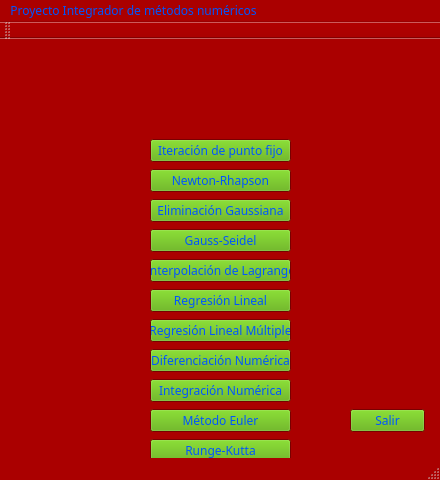
<?xml version="1.0" encoding="UTF-8"?>
<ui version="4.0">
 <class>NumMethods</class>
 <widget class="QMainWindow" name="NumMethods">
  <property name="windowModality">
   <enum>Qt::WindowModal</enum>
  </property>
  <property name="geometry">
   <rect>
    <x>0</x>
    <y>0</y>
    <width>440</width>
    <height>480</height>
   </rect>
  </property>
  <property name="palette">
   <palette>
    <active>
     <colorrole role="WindowText">
      <brush brushstyle="SolidPattern">
       <color alpha="255">
        <red>170</red>
        <green>255</green>
        <blue>0</blue>
       </color>
      </brush>
     </colorrole>
     <colorrole role="Button">
      <brush brushstyle="SolidPattern">
       <color alpha="255">
        <red>85</red>
        <green>170</green>
        <blue>0</blue>
       </color>
      </brush>
     </colorrole>
     <colorrole role="Light">
      <brush brushstyle="SolidPattern">
       <color alpha="255">
        <red>0</red>
        <green>0</green>
        <blue>127</blue>
       </color>
      </brush>
     </colorrole>
     <colorrole role="Midlight">
      <brush brushstyle="SolidPattern">
       <color alpha="255">
        <red>170</red>
        <green>0</green>
        <blue>0</blue>
       </color>
      </brush>
     </colorrole>
     <colorrole role="Dark">
      <brush brushstyle="SolidPattern">
       <color alpha="255">
        <red>170</red>
        <green>0</green>
        <blue>0</blue>
       </color>
      </brush>
     </colorrole>
     <colorrole role="Mid">
      <brush brushstyle="SolidPattern">
       <color alpha="255">
        <red>0</red>
        <green>0</green>
        <blue>0</blue>
       </color>
      </brush>
     </colorrole>
     <colorrole role="Text">
      <brush brushstyle="SolidPattern">
       <color alpha="255">
        <red>0</red>
        <green>0</green>
        <blue>0</blue>
       </color>
      </brush>
     </colorrole>
     <colorrole role="BrightText">
      <brush brushstyle="SolidPattern">
       <color alpha="255">
        <red>255</red>
        <green>255</green>
        <blue>127</blue>
       </color>
      </brush>
     </colorrole>
     <colorrole role="ButtonText">
      <brush brushstyle="SolidPattern">
       <color alpha="255">
        <red>0</red>
        <green>85</green>
        <blue>255</blue>
       </color>
      </brush>
     </colorrole>
     <colorrole role="Base">
      <brush brushstyle="SolidPattern">
       <color alpha="255">
        <red>170</red>
        <green>0</green>
        <blue>0</blue>
       </color>
      </brush>
     </colorrole>
     <colorrole role="Window">
      <brush brushstyle="SolidPattern">
       <color alpha="255">
        <red>170</red>
        <green>0</green>
        <blue>0</blue>
       </color>
      </brush>
     </colorrole>
     <colorrole role="Shadow">
      <brush brushstyle="SolidPattern">
       <color alpha="255">
        <red>0</red>
        <green>0</green>
        <blue>0</blue>
       </color>
      </brush>
     </colorrole>
     <colorrole role="HighlightedText">
      <brush brushstyle="SolidPattern">
       <color alpha="255">
        <red>0</red>
        <green>0</green>
        <blue>0</blue>
       </color>
      </brush>
     </colorrole>
     <colorrole role="AlternateBase">
      <brush brushstyle="SolidPattern">
       <color alpha="255">
        <red>0</red>
        <green>0</green>
        <blue>0</blue>
       </color>
      </brush>
     </colorrole>
     <colorrole role="ToolTipBase">
      <brush brushstyle="SolidPattern">
       <color alpha="255">
        <red>0</red>
        <green>0</green>
        <blue>0</blue>
       </color>
      </brush>
     </colorrole>
    </active>
    <inactive>
     <colorrole role="WindowText">
      <brush brushstyle="SolidPattern">
       <color alpha="255">
        <red>170</red>
        <green>255</green>
        <blue>0</blue>
       </color>
      </brush>
     </colorrole>
     <colorrole role="Button">
      <brush brushstyle="SolidPattern">
       <color alpha="255">
        <red>85</red>
        <green>170</green>
        <blue>0</blue>
       </color>
      </brush>
     </colorrole>
     <colorrole role="Light">
      <brush brushstyle="SolidPattern">
       <color alpha="255">
        <red>0</red>
        <green>0</green>
        <blue>127</blue>
       </color>
      </brush>
     </colorrole>
     <colorrole role="Midlight">
      <brush brushstyle="SolidPattern">
       <color alpha="255">
        <red>170</red>
        <green>0</green>
        <blue>0</blue>
       </color>
      </brush>
     </colorrole>
     <colorrole role="Dark">
      <brush brushstyle="SolidPattern">
       <color alpha="255">
        <red>170</red>
        <green>0</green>
        <blue>0</blue>
       </color>
      </brush>
     </colorrole>
     <colorrole role="Mid">
      <brush brushstyle="SolidPattern">
       <color alpha="255">
        <red>0</red>
        <green>0</green>
        <blue>0</blue>
       </color>
      </brush>
     </colorrole>
     <colorrole role="Text">
      <brush brushstyle="SolidPattern">
       <color alpha="255">
        <red>0</red>
        <green>0</green>
        <blue>0</blue>
       </color>
      </brush>
     </colorrole>
     <colorrole role="BrightText">
      <brush brushstyle="SolidPattern">
       <color alpha="255">
        <red>255</red>
        <green>255</green>
        <blue>127</blue>
       </color>
      </brush>
     </colorrole>
     <colorrole role="ButtonText">
      <brush brushstyle="SolidPattern">
       <color alpha="255">
        <red>0</red>
        <green>85</green>
        <blue>255</blue>
       </color>
      </brush>
     </colorrole>
     <colorrole role="Base">
      <brush brushstyle="SolidPattern">
       <color alpha="255">
        <red>170</red>
        <green>0</green>
        <blue>0</blue>
       </color>
      </brush>
     </colorrole>
     <colorrole role="Window">
      <brush brushstyle="SolidPattern">
       <color alpha="255">
        <red>170</red>
        <green>0</green>
        <blue>0</blue>
       </color>
      </brush>
     </colorrole>
     <colorrole role="Shadow">
      <brush brushstyle="SolidPattern">
       <color alpha="255">
        <red>0</red>
        <green>0</green>
        <blue>0</blue>
       </color>
      </brush>
     </colorrole>
     <colorrole role="HighlightedText">
      <brush brushstyle="SolidPattern">
       <color alpha="255">
        <red>0</red>
        <green>0</green>
        <blue>0</blue>
       </color>
      </brush>
     </colorrole>
     <colorrole role="AlternateBase">
      <brush brushstyle="SolidPattern">
       <color alpha="255">
        <red>0</red>
        <green>0</green>
        <blue>0</blue>
       </color>
      </brush>
     </colorrole>
     <colorrole role="ToolTipBase">
      <brush brushstyle="SolidPattern">
       <color alpha="255">
        <red>0</red>
        <green>0</green>
        <blue>0</blue>
       </color>
      </brush>
     </colorrole>
    </inactive>
    <disabled>
     <colorrole role="WindowText">
      <brush brushstyle="SolidPattern">
       <color alpha="255">
        <red>170</red>
        <green>0</green>
        <blue>0</blue>
       </color>
      </brush>
     </colorrole>
     <colorrole role="Button">
      <brush brushstyle="SolidPattern">
       <color alpha="255">
        <red>85</red>
        <green>170</green>
        <blue>0</blue>
       </color>
      </brush>
     </colorrole>
     <colorrole role="Light">
      <brush brushstyle="SolidPattern">
       <color alpha="255">
        <red>0</red>
        <green>0</green>
        <blue>127</blue>
       </color>
      </brush>
     </colorrole>
     <colorrole role="Midlight">
      <brush brushstyle="SolidPattern">
       <color alpha="255">
        <red>170</red>
        <green>0</green>
        <blue>0</blue>
       </color>
      </brush>
     </colorrole>
     <colorrole role="Dark">
      <brush brushstyle="SolidPattern">
       <color alpha="255">
        <red>170</red>
        <green>0</green>
        <blue>0</blue>
       </color>
      </brush>
     </colorrole>
     <colorrole role="Mid">
      <brush brushstyle="SolidPattern">
       <color alpha="255">
        <red>0</red>
        <green>0</green>
        <blue>0</blue>
       </color>
      </brush>
     </colorrole>
     <colorrole role="Text">
      <brush brushstyle="SolidPattern">
       <color alpha="255">
        <red>170</red>
        <green>0</green>
        <blue>0</blue>
       </color>
      </brush>
     </colorrole>
     <colorrole role="BrightText">
      <brush brushstyle="SolidPattern">
       <color alpha="255">
        <red>255</red>
        <green>255</green>
        <blue>127</blue>
       </color>
      </brush>
     </colorrole>
     <colorrole role="ButtonText">
      <brush brushstyle="SolidPattern">
       <color alpha="255">
        <red>170</red>
        <green>0</green>
        <blue>0</blue>
       </color>
      </brush>
     </colorrole>
     <colorrole role="Base">
      <brush brushstyle="SolidPattern">
       <color alpha="255">
        <red>170</red>
        <green>0</green>
        <blue>0</blue>
       </color>
      </brush>
     </colorrole>
     <colorrole role="Window">
      <brush brushstyle="SolidPattern">
       <color alpha="255">
        <red>170</red>
        <green>0</green>
        <blue>0</blue>
       </color>
      </brush>
     </colorrole>
     <colorrole role="Shadow">
      <brush brushstyle="SolidPattern">
       <color alpha="255">
        <red>0</red>
        <green>0</green>
        <blue>0</blue>
       </color>
      </brush>
     </colorrole>
     <colorrole role="HighlightedText">
      <brush brushstyle="SolidPattern">
       <color alpha="255">
        <red>0</red>
        <green>0</green>
        <blue>0</blue>
       </color>
      </brush>
     </colorrole>
     <colorrole role="AlternateBase">
      <brush brushstyle="SolidPattern">
       <color alpha="255">
        <red>0</red>
        <green>0</green>
        <blue>0</blue>
       </color>
      </brush>
     </colorrole>
     <colorrole role="ToolTipBase">
      <brush brushstyle="SolidPattern">
       <color alpha="255">
        <red>0</red>
        <green>0</green>
        <blue>0</blue>
       </color>
      </brush>
     </colorrole>
    </disabled>
   </palette>
  </property>
  <property name="font">
   <font>
    <family>MV Boli</family>
   </font>
  </property>
  <property name="cursor">
   <cursorShape>PointingHandCursor</cursorShape>
  </property>
  <property name="focusPolicy">
   <enum>Qt::StrongFocus</enum>
  </property>
  <property name="contextMenuPolicy">
   <enum>Qt::DefaultContextMenu</enum>
  </property>
  <property name="windowTitle">
   <string>Equipo 11</string>
  </property>
  <property name="toolButtonStyle">
   <enum>Qt::ToolButtonIconOnly</enum>
  </property>
  <property name="documentMode">
   <bool>true</bool>
  </property>
  <property name="tabShape">
   <enum>QTabWidget::Triangular</enum>
  </property>
  <property name="unifiedTitleAndToolBarOnMac">
   <bool>true</bool>
  </property>
  <widget class="QWidget" name="centralWidget">
   <widget class="QPushButton" name="pushButton">
    <property name="geometry">
     <rect>
      <x>150</x>
      <y>100</y>
      <width>141</width>
      <height>23</height>
     </rect>
    </property>
    <property name="text">
     <string>Iteración de punto fijo</string>
    </property>
   </widget>
   <widget class="QPushButton" name="pushButton_2">
    <property name="geometry">
     <rect>
      <x>150</x>
      <y>130</y>
      <width>141</width>
      <height>23</height>
     </rect>
    </property>
    <property name="text">
     <string>Newton-Rhapson</string>
    </property>
   </widget>
   <widget class="QPushButton" name="pushButton_3">
    <property name="geometry">
     <rect>
      <x>150</x>
      <y>160</y>
      <width>141</width>
      <height>23</height>
     </rect>
    </property>
    <property name="text">
     <string>Eliminación Gaussiana</string>
    </property>
   </widget>
   <widget class="QPushButton" name="pushButton_4">
    <property name="geometry">
     <rect>
      <x>150</x>
      <y>190</y>
      <width>141</width>
      <height>23</height>
     </rect>
    </property>
    <property name="text">
     <string>Gauss-Seidel</string>
    </property>
   </widget>
   <widget class="QPushButton" name="pushButton_5">
    <property name="geometry">
     <rect>
      <x>150</x>
      <y>220</y>
      <width>141</width>
      <height>23</height>
     </rect>
    </property>
    <property name="text">
     <string>Interpolación de Lagrange</string>
    </property>
   </widget>
   <widget class="QPushButton" name="pushButton_6">
    <property name="geometry">
     <rect>
      <x>150</x>
      <y>250</y>
      <width>141</width>
      <height>23</height>
     </rect>
    </property>
    <property name="text">
     <string>Regresión Lineal</string>
    </property>
   </widget>
   <widget class="QPushButton" name="pushButton_7">
    <property name="geometry">
     <rect>
      <x>150</x>
      <y>280</y>
      <width>141</width>
      <height>23</height>
     </rect>
    </property>
    <property name="text">
     <string>Regresión Lineal Múltiple</string>
    </property>
   </widget>
   <widget class="QPushButton" name="pushButton_8">
    <property name="geometry">
     <rect>
      <x>150</x>
      <y>310</y>
      <width>141</width>
      <height>23</height>
     </rect>
    </property>
    <property name="text">
     <string>Diferenciación Numérica</string>
    </property>
   </widget>
   <widget class="QPushButton" name="pushButton_9">
    <property name="geometry">
     <rect>
      <x>150</x>
      <y>340</y>
      <width>141</width>
      <height>23</height>
     </rect>
    </property>
    <property name="text">
     <string>Integración Numérica</string>
    </property>
   </widget>
   <widget class="QPushButton" name="pushButton_10">
    <property name="geometry">
     <rect>
      <x>150</x>
      <y>370</y>
      <width>141</width>
      <height>23</height>
     </rect>
    </property>
    <property name="text">
     <string>Método Euler</string>
    </property>
   </widget>
   <widget class="QPushButton" name="pushButton_11">
    <property name="geometry">
     <rect>
      <x>150</x>
      <y>400</y>
      <width>141</width>
      <height>23</height>
     </rect>
    </property>
    <property name="text">
     <string>Runge-Kutta</string>
    </property>
   </widget>
   <widget class="QPushButton" name="pushButton_12">
    <property name="geometry">
     <rect>
      <x>350</x>
      <y>370</y>
      <width>75</width>
      <height>23</height>
     </rect>
    </property>
    <property name="text">
     <string>Salir</string>
    </property>
   </widget>
   <widget class="QLabel" name="label">
    <property name="geometry">
     <rect>
      <x>0</x>
      <y>0</y>
      <width>441</width>
      <height>91</height>
     </rect>
    </property>
    <property name="text">
     <string/>
    </property>
    <property name="pixmap">
     <pixmap resource="imagen.qrc">:/imagen/encabezado.jpg</pixmap>
    </property>
    <property name="scaledContents">
     <bool>true</bool>
    </property>
   </widget>
  </widget>
  <widget class="QMenuBar" name="menuBar">
   <property name="geometry">
    <rect>
     <x>0</x>
     <y>0</y>
     <width>440</width>
     <height>21</height>
    </rect>
   </property>
   <widget class="QMenu" name="menuProyecto_Integrador_de_m_todos_num_ricos">
    <property name="title">
     <string>Proyecto Integrador de métodos numéricos</string>
    </property>
   </widget>
   <addaction name="menuProyecto_Integrador_de_m_todos_num_ricos"/>
  </widget>
  <widget class="QToolBar" name="mainToolBar">
   <attribute name="toolBarArea">
    <enum>TopToolBarArea</enum>
   </attribute>
   <attribute name="toolBarBreak">
    <bool>false</bool>
   </attribute>
  </widget>
  <widget class="QStatusBar" name="statusBar"/>
 </widget>
 <layoutdefault spacing="6" margin="11"/>
 <resources>
  <include location="imagen.qrc"/>
 </resources>
 <connections/>
</ui>
